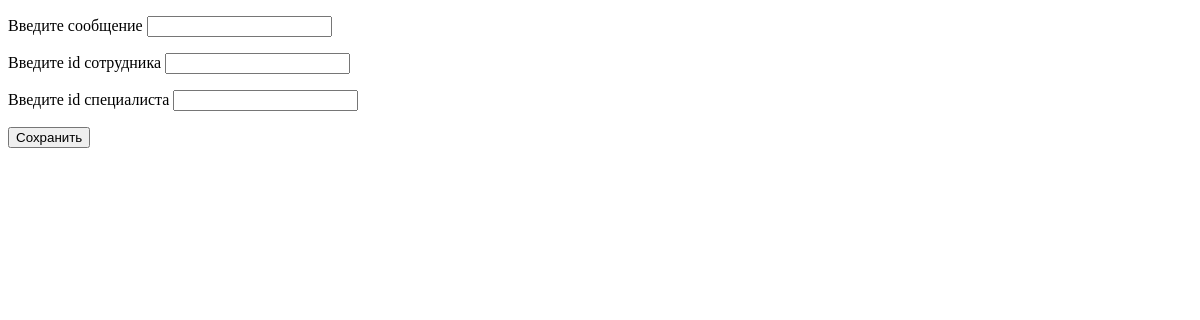
Before: /form/ with the older database file.
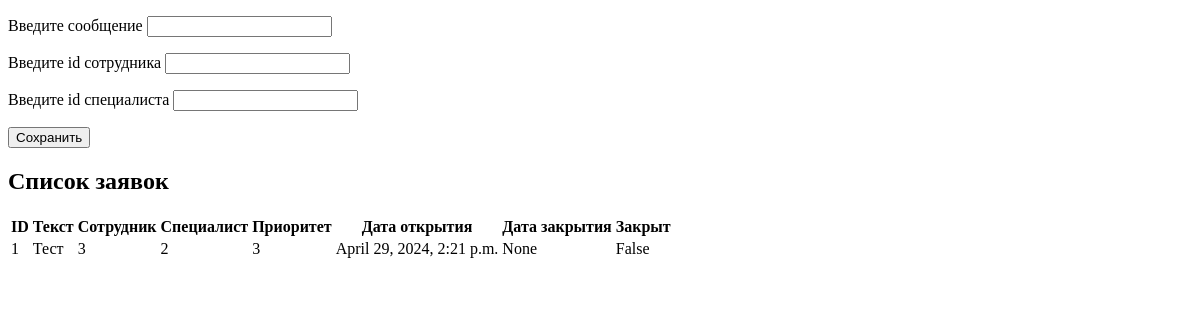
After: the same page with the newer database file.
### hdver2/models.py (models this page shows)
class Ticket(models.Model):
    text = models.TextField()
    employee = models.IntegerField()
    specialist = models.IntegerField()
    date_opened = models.DateTimeField()
    date_closed = models.DateTimeField(blank=False, null=True)
    priority = models.IntegerField(default=3)
    is_closed = models.BooleanField(default=0)
    class Meta:
        ordering = ["is_closed", "-date_opened"]

### hdver2/views.py (the view)
# urls.py: path('form/', views.form),
def form(request):
    tickets = Ticket.objects.all()
    return render(request, 'hd/form.html', {"tickets": tickets})

### templates/hd/form.html (shortened to what this page needs)
<!DOCTYPE html>
<html lang="en">
<head>
</head>
<body>
    <form method="POST" action="create/">
        <p>
        <label>Введите сообщение</label>
        <input type="text" name="text">
        </p>
        <p>
        <label>Введите id сотрудника</label>
        <input type="number" name="employee">
        </p>
        <p>
        <label>Введите id специалиста</label>
        <input type="number" name="specialist">
        </p>
        <input type="submit" value="Сохранить">
    </form>
{% if tickets.count > 0 %}
    <h2>Список заявок</h2>
    <table>
    <tr>
        <th>ID</th>
        <th>Текст</th>
        <th>Сотрудник</th>
        <th>Специалист</th>
        <th>Приоритет</th>
        <th>Дата открытия</th>
        <th>Дата закрытия</th>
        <th>Закрыт</th>
    </tr>
        {% for ticket in tickets %}
            <tr>
            <td>{{ ticket.id }}</td>
            <td>{{ ticket.text }}</td>
            <td>{{ ticket.employee }}</td>
            <td>{{ ticket.specialist }}</td>
            <td>{{ ticket.priority }}</td>
            <td>{{ ticket.date_opened }}</td>
            <td>{{ ticket.date_closed }}</td>
            <td>{{ ticket.is_closed }}</td>
            </tr>
        {% endfor %}
    </table>
{% endif %}
</body>
</html>

Changed rows visible on the page:
now on this page (row edited): Ticket: id "1", text "Тест", employee "3", specialist "2", priority "3", date_opened "April 29, 2024, 2:21 p.m.", date_closed "None", is_closed "False"
Other visible differences:
text now shown: "Список заявок ID Текст Сотрудник Специалист Приоритет Дата открытия Дата закрытия Закрыт"
